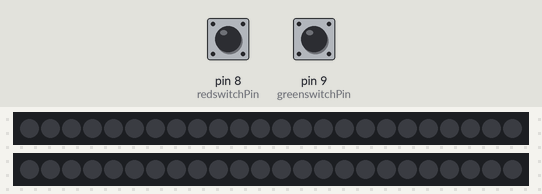
The sketch below on a simulated Arduino Uno, built with avr-gcc and run on an emulated ATmega328P. Parts: 2 × 24 RGB LEDs in strip order, left to right. Inputs (shaded band) come from the test bench; at power-on: pin 8 (redswitchPin) HIGH, pin 9 (greenswitchPin) HIGH. Dim RGB values are drawn brighter than linear.

Above: at 1.2 s.
1.3 s: pin 8 (redswitchPin) pulled LOW for 0.15 s
At 1.37 s:
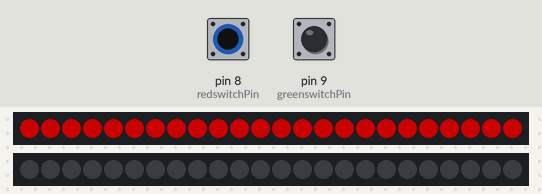
2.9 s: pin 9 (greenswitchPin) pulled LOW for 0.15 s
At 2.97 s:
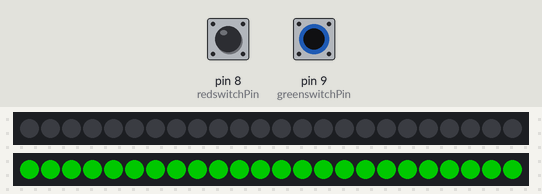
4.5 s: pin 9 (greenswitchPin) pulled LOW for 3.2 s
9.2 s: pin 8 (redswitchPin) pulled LOW for 3.2 s
At 10.6 s:
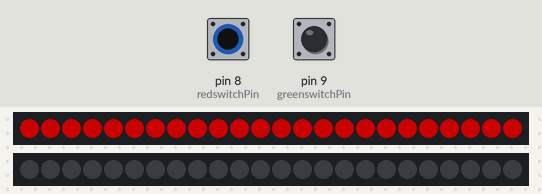
13.9 s: pin 8 (redswitchPin) driven LOW and pin 9 (greenswitchPin) driven LOW
At 14.2 s:
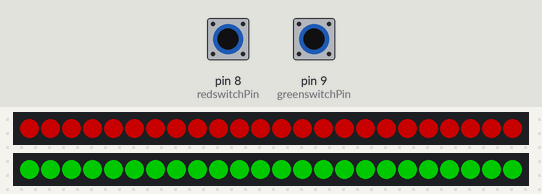
Timing chart, 0 to 16.4 s (numbered marks = the images above; inputs shaded):
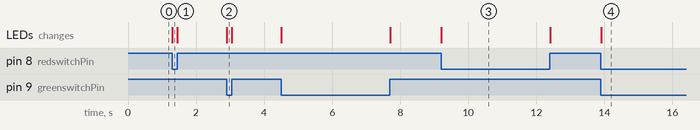

Measured:
- after the input at 1.3 s, the LEDs: change at once (image 1)
- after the input at 2.9 s, the LEDs: change at once (image 2)
- after the input at 9.2 s, the LEDs: change at once (image 3)
- after the input at 13.9 s, the LEDs: first change at once (image 4 shows a later state)

The sketch:

main.ino
```cpp
#include <Adafruit_NeoPixel.h>

const byte redswitchPin = 8;
const byte greenswitchPin = 9;
Adafruit_NeoPixel redring = Adafruit_NeoPixel(24, 7, NEO_GRB + NEO_KHZ800);
Adafruit_NeoPixel greenring = Adafruit_NeoPixel(24, 6, NEO_GRB + NEO_KHZ800);

void setup ()
{
  pinMode (redswitchPin, INPUT_PULLUP);
  pinMode (greenswitchPin, INPUT_PULLUP);
  Serial.begin (115200);
  redring.begin();
  greenring.begin();
  redring.setBrightness(100);
  greenring.setBrightness(100);
  redring.show(); // Initialize all pixels to 'off'
  greenring.show();
}  // end of setup

void loop ()
{
  if (digitalRead(redswitchPin) == LOW)
  {
    redring.fill(redring.Color(255, 0, 0));
    redring.show();
  } else {
    redring.clear();  // Off
    redring.show();
  }
  if (digitalRead(greenswitchPin) == LOW)
  {
    greenring.fill(greenring.Color(0, 255, 0));
    greenring.show();
  } else {
    greenring.clear();  // Off
    greenring.show();
  }
}  // end of loop
```
